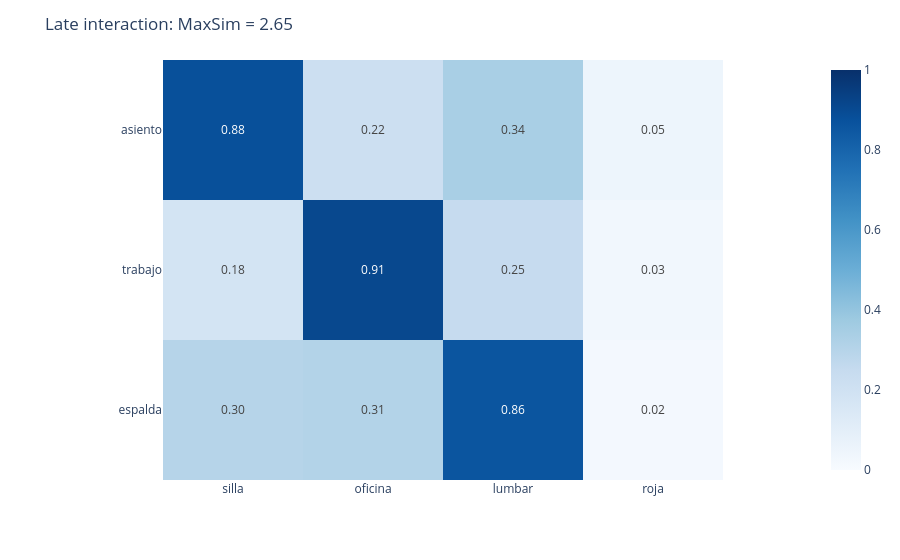

Source (notebook cell):
### Code cell
maxsim_figure = px.imshow(
    token_similarities,
    x=product_tokens,
    y=query_tokens,
    text_auto=".2f",
    color_continuous_scale="Blues",
    zmin=0,
    zmax=1,
)
maxsim_figure.update_layout(
    title=f"Late interaction: MaxSim = {maxsim_score:.2f}"
)
maxsim_figure.show()

### Figure 1 — Plotly figure (JSON) as saved in the notebook; plotly's stock layout.template omitted (floating-point values rounded to 4 significant figures)
{"data": [{"coloraxis": "coloraxis", "hovertemplate": "x: %{x}<br>y: %{y}<br>color: %{z}<extra></extra>", "name": "0", "texttemplate": "%{z:.2f}", "type": "heatmap", "x": ["silla", "oficina", "lumbar", "roja"], "xaxis": "x", "y": ["asiento", "trabajo", "espalda"], "yaxis": "y", "z": [[0.88, 0.22, 0.34, 0.05], [0.18, 0.91, 0.25, 0.03], [0.3, 0.31, 0.86, 0.02]]}], "layout": {"coloraxis": {"autocolorscale": false, "cmax": 1, "cmin": 0, "colorscale": [[0, "rgb(247,251,255)"], [0.125, "rgb(222,235,247)"], [0.25, "rgb(198,219,239)"], [0.375, "rgb(158,202,225)"], [0.5, "rgb(107,174,214)"], [0.625, "rgb(66,146,198)"], [0.75, "rgb(33,113,181)"], [0.875, "rgb(8,81,156)"], [1, "rgb(8,48,107)"]]}, "margin": {"t": 60}, "title": {"text": "Late interaction: MaxSim = 2.65"}, "xaxis": {"anchor": "y", "constrain": "domain", "domain": [0, 1], "scaleanchor": "y"}, "yaxis": {"anchor": "x", "autorange": "reversed", "constrain": "domain", "domain": [0, 1]}}}
